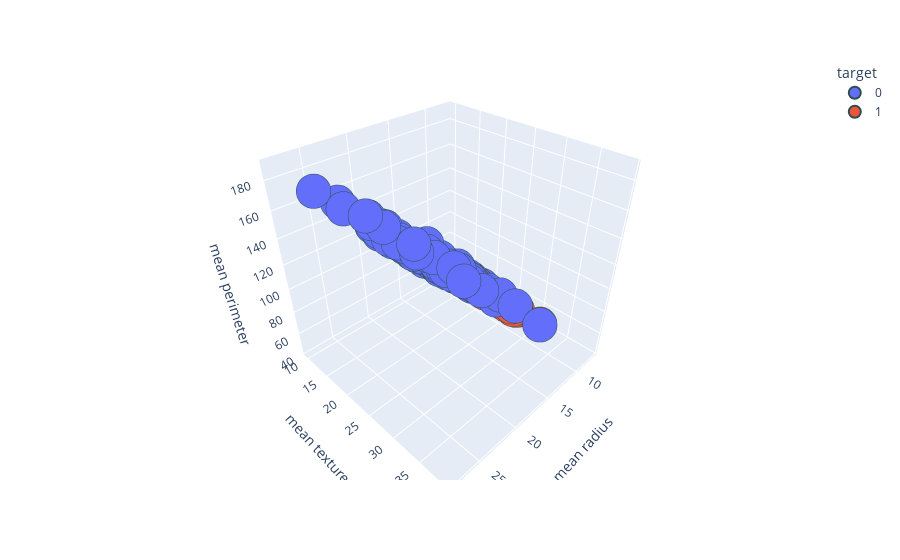

The notebook cell this image was saved under:
### Code cell
import plotly.express as px 
df['target'] = df['target'].astype(str)

fig = px.scatter_3d(df,
                    x= 'mean radius',
                    y='mean texture',
                    z='mean perimeter',
                    color='target')
fig.update_traces(marker=dict(size=12,
                              line=dict(width=2,
                                        color='DarkSlateGrey')),
                  selector=dict(mode='markers'))
fig.show()

### Figure 1 — Plotly figure (JSON) as saved in the notebook; plotly's stock layout.template omitted (floating-point values rounded to 4 significant figures; data arrays with more than 128 entries replaced by an {"elided": "..."} marker saying what was removed)
{"data": [{"hovertemplate": "target=0<br>mean radius=%{x}<br>mean texture=%{y}<br>mean perimeter=%{z}<extra></extra>", "legendgroup": "0", "marker": {"color": "#636efa", "line": {"color": "DarkSlateGrey", "width": 2}, "size": 12, "symbol": "circle"}, "mode": "markers", "name": "0", "scene": "scene", "showlegend": true, "type": "scatter3d", "x": {"elided": "212 float values"}, "y": {"elided": "212 float values"}, "z": {"elided": "212 float values"}}, {"hovertemplate": "target=1<br>mean radius=%{x}<br>mean texture=%{y}<br>mean perimeter=%{z}<extra></extra>", "legendgroup": "1", "marker": {"color": "#EF553B", "line": {"color": "DarkSlateGrey", "width": 2}, "size": 12, "symbol": "circle"}, "mode": "markers", "name": "1", "scene": "scene", "showlegend": true, "type": "scatter3d", "x": {"elided": "357 float values"}, "y": {"elided": "357 float values"}, "z": {"elided": "357 float values"}}], "layout": {"legend": {"title": {"text": "target"}, "tracegroupgap": 0}, "margin": {"t": 60}, "scene": {"domain": {"x": [0, 1], "y": [0, 1]}, "xaxis": {"title": {"text": "mean radius"}}, "yaxis": {"title": {"text": "mean texture"}}, "zaxis": {"title": {"text": "mean perimeter"}}}}}
